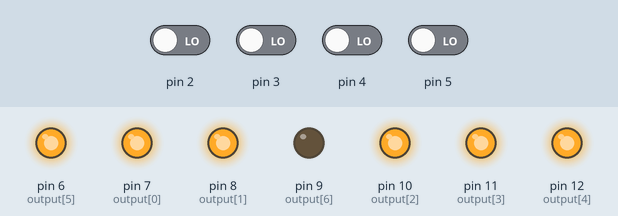
The sketch below on a simulated Arduino Uno, built with avr-gcc and run on an emulated ATmega328P. On the bench: output pins drawn as LEDs (lit = HIGH). The test bench sets the inputs (shaded band); at power-on: pin 2–5 LOW.

Above: at 1.2 s.
1.3 s: pin 2 driven HIGH
At 2.5 s:
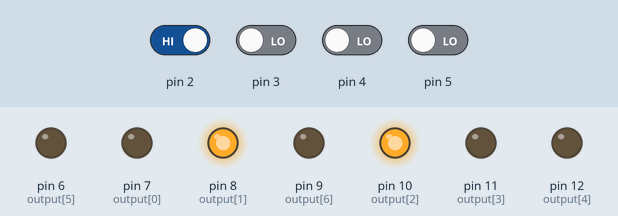
2.8 s: pin 3 driven HIGH
At 3.6 s:
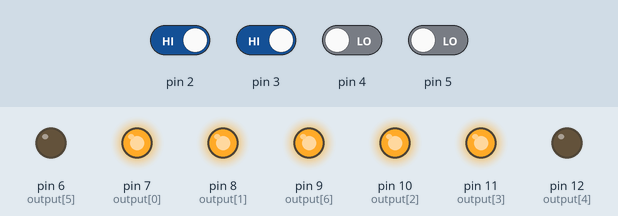
4.3 s: pin 4 driven HIGH
At 4.8 s:
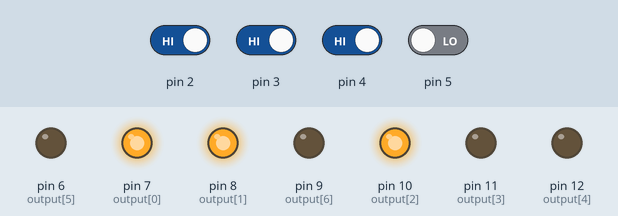
5.8 s: pin 5 driven HIGH
At 7.0 s:
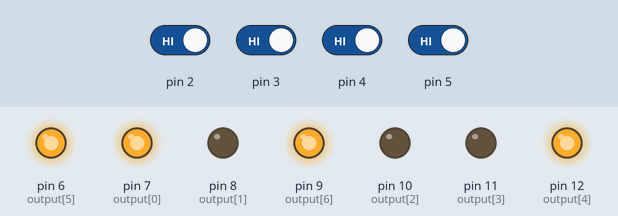
7.3 s: pin 2 driven LOW
At 8.2 s:
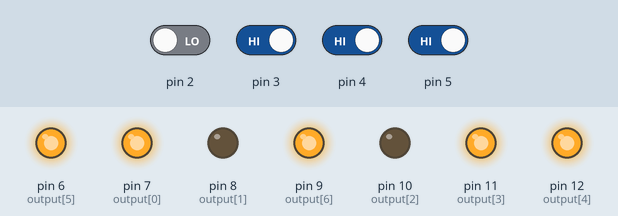
8.8 s: pin 3 driven LOW
At 9.4 s:
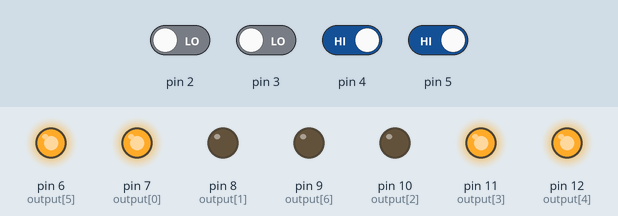
Timing chart, 0 to 11.3 s (numbered marks = the images above; inputs shaded):
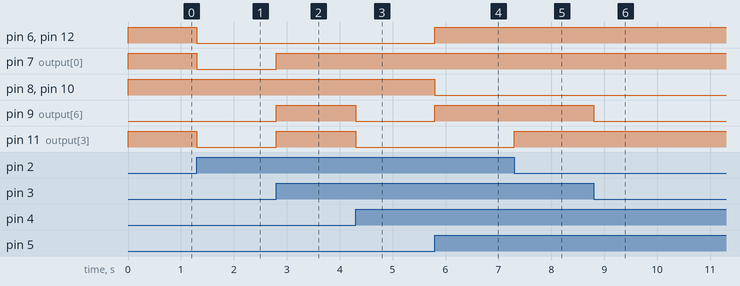

Measured:
- after the input at 1.3 s, pin 6 (output[5]), pin 7 (output[0]), pin 11 (output[3]), pin 12 (output[4]): HIGH → LOW at once
- after the input at 2.8 s, pin 7 (output[0]), pin 9 (output[6]), pin 11 (output[3]): LOW → HIGH at once
- after the input at 4.3 s, pin 9 (output[6]), pin 11 (output[3]): HIGH → LOW at once
- after the input at 5.8 s, pin 6 (output[5]), pin 9 (output[6]), pin 12 (output[4]): LOW → HIGH at once; pin 8 (output[1]), pin 10 (output[2]): HIGH → LOW at once
- after the input at 7.3 s, pin 11 (output[3]): LOW → HIGH at once
- after the input at 8.8 s, pin 9 (output[6]): HIGH → LOW at once

The sketch:

code.ino
```cpp
int output[] = {7, 8, 10, 11, 12, 6, 9}, arr[] = {63, 6, 91, 79, 102, 109, 125, 7, 127, 111, 119, 124, 57, 94, 121, 113};

void setup() {
  for(int i=2; i<=12; i++)
  {
    pinMode(i, (i<6)?INPUT: OUTPUT);
  }

}

void loop() {
  int num = arr[digitalRead(2) + digitalRead(3)*2 + digitalRead(4)*4 + digitalRead(5)*8];
  for(int i=0; i<=6; i++)
  {
    digitalWrite(output[i],(num%2 == 1) ? HIGH : LOW), num/=2;
  }
}
```
